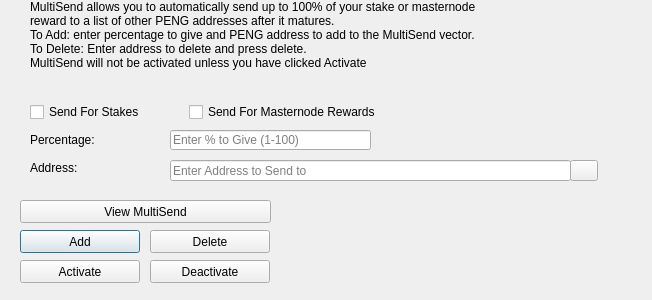
<?xml version="1.0" encoding="UTF-8"?>
<ui version="4.0">
 <class>MultiSendDialog</class>
 <widget class="QDialog" name="MultiSendDialog">
  <property name="windowModality">
   <enum>Qt::NonModal</enum>
  </property>
  <property name="geometry">
   <rect>
    <x>0</x>
    <y>0</y>
    <width>652</width>
    <height>300</height>
   </rect>
  </property>
  <property name="windowTitle">
   <string>MultiSend</string>
  </property>
  <widget class="QLineEdit" name="multiSendPercentEdit">
   <property name="geometry">
    <rect>
     <x>170</x>
     <y>130</y>
     <width>201</width>
     <height>20</height>
    </rect>
   </property>
   <property name="toolTip">
    <string>Enter whole numbers 1 - 100</string>
   </property>
   <property name="placeholderText">
    <string>Enter % to Give (1-100)</string>
   </property>
  </widget>
  <widget class="QLineEdit" name="multiSendAddressEdit">
   <property name="geometry">
    <rect>
     <x>170</x>
     <y>160</y>
     <width>401</width>
     <height>21</height>
    </rect>
   </property>
   <property name="toolTip">
    <string/>
   </property>
   <property name="placeholderText">
    <string>Enter Address to Send to</string>
   </property>
  </widget>
  <widget class="QLabel" name="label_2">
   <property name="geometry">
    <rect>
     <x>30</x>
     <y>0</y>
     <width>451</width>
     <height>121</height>
    </rect>
   </property>
   <property name="lineWidth">
    <number>1</number>
   </property>
   <property name="text">
    <string>MultiSend allows you to automatically send up to 100% of your stake or masternode reward to a list of other PENG addresses after it matures.
To Add: enter percentage to give and PENG address to add to the MultiSend vector.
To Delete: Enter address to delete and press delete.
MultiSend will not be activated unless you have clicked Activate</string>
   </property>
   <property name="alignment">
    <set>Qt::AlignLeading|Qt::AlignLeft|Qt::AlignTop</set>
   </property>
   <property name="wordWrap">
    <bool>true</bool>
   </property>
  </widget>
  <widget class="QLabel" name="message">
   <property name="geometry">
    <rect>
     <x>290</x>
     <y>200</y>
     <width>351</width>
     <height>91</height>
    </rect>
   </property>
   <property name="text">
    <string/>
   </property>
  </widget>
  <widget class="QPushButton" name="addButton">
   <property name="geometry">
    <rect>
     <x>20</x>
     <y>230</y>
     <width>120</width>
     <height>23</height>
    </rect>
   </property>
   <property name="toolTip">
    <string/>
   </property>
   <property name="statusTip">
    <string>Add to MultiSend Vector</string>
   </property>
   <property name="text">
    <string>Add</string>
   </property>
  </widget>
  <widget class="QPushButton" name="disableButton">
   <property name="geometry">
    <rect>
     <x>150</x>
     <y>260</y>
     <width>120</width>
     <height>23</height>
    </rect>
   </property>
   <property name="statusTip">
    <string>Deactivate MultiSend</string>
   </property>
   <property name="text">
    <string>Deactivate</string>
   </property>
  </widget>
  <widget class="QPushButton" name="addressBookButton">
   <property name="geometry">
    <rect>
     <x>570</x>
     <y>160</y>
     <width>28</width>
     <height>21</height>
    </rect>
   </property>
   <property name="toolTip">
    <string>Choose an address from the address book</string>
   </property>
   <property name="text">
    <string/>
   </property>
   <property name="icon">
    <iconset resource="../peng.qrc">
     <normaloff>:/icons/address-book</normaloff>:/icons/address-book</iconset>
   </property>
   <property name="shortcut">
    <string>Alt+A</string>
   </property>
   <property name="autoDefault">
    <bool>false</bool>
   </property>
  </widget>
  <widget class="QLabel" name="label">
   <property name="geometry">
    <rect>
     <x>30</x>
     <y>130</y>
     <width>121</width>
     <height>20</height>
    </rect>
   </property>
   <property name="toolTip">
    <string>Percentage of stake to send</string>
   </property>
   <property name="text">
    <string>Percentage:</string>
   </property>
  </widget>
  <widget class="QLabel" name="label_5">
   <property name="geometry">
    <rect>
     <x>30</x>
     <y>160</y>
     <width>111</width>
     <height>16</height>
    </rect>
   </property>
   <property name="toolTip">
    <string>Address to send portion of stake to</string>
   </property>
   <property name="text">
    <string>Address:</string>
   </property>
  </widget>
  <widget class="QPushButton" name="deleteButton">
   <property name="geometry">
    <rect>
     <x>150</x>
     <y>230</y>
     <width>120</width>
     <height>23</height>
    </rect>
   </property>
   <property name="toolTip">
    <string/>
   </property>
   <property name="statusTip">
    <string>Delete Address From MultiSend Vector</string>
   </property>
   <property name="text">
    <string>Delete</string>
   </property>
  </widget>
  <widget class="QPushButton" name="activateButton">
   <property name="geometry">
    <rect>
     <x>20</x>
     <y>260</y>
     <width>120</width>
     <height>23</height>
    </rect>
   </property>
   <property name="statusTip">
    <string>Activate MultiSend</string>
   </property>
   <property name="text">
    <string>Activate</string>
   </property>
  </widget>
  <widget class="QPushButton" name="viewButton">
   <property name="geometry">
    <rect>
     <x>20</x>
     <y>200</y>
     <width>251</width>
     <height>23</height>
    </rect>
   </property>
   <property name="toolTip">
    <string/>
   </property>
   <property name="statusTip">
    <string>View MultiSend Vector</string>
   </property>
   <property name="text">
    <string>View MultiSend</string>
   </property>
  </widget>
  <widget class="QWidget" name="horizontalLayoutWidget">
   <property name="geometry">
    <rect>
     <x>30</x>
     <y>100</y>
     <width>351</width>
     <height>24</height>
    </rect>
   </property>
   <layout class="QHBoxLayout" name="horizontalLayout">
    <item>
     <widget class="QCheckBox" name="multiSendStakeCheckBox">
      <property name="text">
       <string>Send For Stakes</string>
      </property>
     </widget>
    </item>
    <item>
     <widget class="QCheckBox" name="multiSendMasternodeCheckBox">
      <property name="text">
       <string>Send For Masternode Rewards</string>
      </property>
     </widget>
    </item>
   </layout>
  </widget>
 </widget>
 <resources>
  <include location="../peng.qrc"/>
 </resources>
 <connections/>
</ui>
